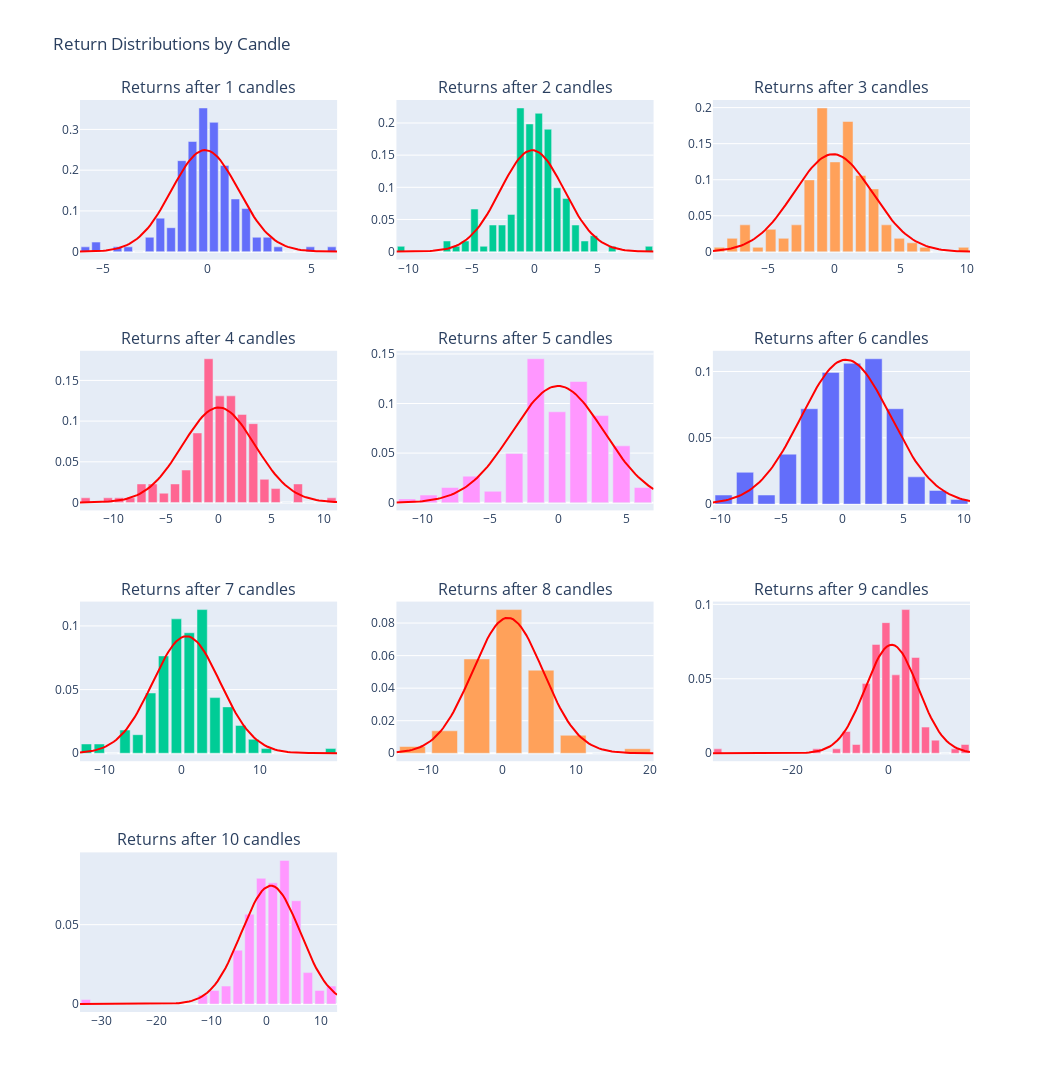

Notebook source saved alongside this figure:
### Code cell
pl.plot_return_distributions(rounded_returns)
